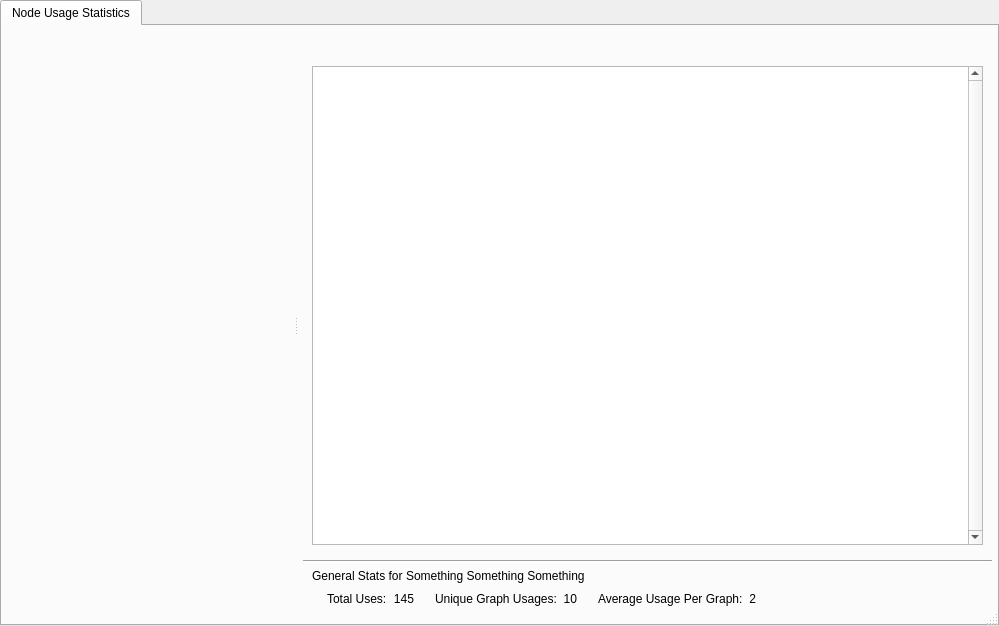
<?xml version="1.0" encoding="UTF-8"?>
<ui version="4.0">
 <class>ScriptCanvasStatisticsDialog</class>
 <widget class="QDialog" name="ScriptCanvasStatisticsDialog">
  <property name="geometry">
   <rect>
    <x>0</x>
    <y>0</y>
    <width>999</width>
    <height>626</height>
   </rect>
  </property>
  <property name="windowTitle">
   <string>Script Canvas Statistics</string>
  </property>
  <property name="sizeGripEnabled">
   <bool>true</bool>
  </property>
  <layout class="QVBoxLayout" name="verticalLayout">
   <property name="leftMargin">
    <number>0</number>
   </property>
   <property name="topMargin">
    <number>0</number>
   </property>
   <property name="rightMargin">
    <number>0</number>
   </property>
   <property name="bottomMargin">
    <number>0</number>
   </property>
   <item>
    <widget class="AzQtComponents::TabWidget" name="tabWidget">
     <property name="currentIndex">
      <number>0</number>
     </property>
     <widget class="QWidget" name="nodeUsageStatistics">
      <attribute name="title">
       <string>Node Usage Statistics</string>
      </attribute>
      <layout class="QVBoxLayout" name="verticalLayout_2">
       <property name="leftMargin">
        <number>0</number>
       </property>
       <property name="topMargin">
        <number>0</number>
       </property>
       <property name="rightMargin">
        <number>0</number>
       </property>
       <property name="bottomMargin">
        <number>0</number>
       </property>
       <item>
        <widget class="QFrame" name="frame">
         <property name="frameShape">
          <enum>QFrame::NoFrame</enum>
         </property>
         <property name="frameShadow">
          <enum>QFrame::Raised</enum>
         </property>
         <layout class="QVBoxLayout" name="verticalLayout_5">
          <property name="leftMargin">
           <number>0</number>
          </property>
          <property name="topMargin">
           <number>0</number>
          </property>
          <property name="rightMargin">
           <number>0</number>
          </property>
          <property name="bottomMargin">
           <number>0</number>
          </property>
          <item>
           <widget class="QSplitter" name="splitter">
            <property name="sizePolicy">
             <sizepolicy hsizetype="Expanding" vsizetype="Expanding">
              <horstretch>0</horstretch>
              <verstretch>0</verstretch>
             </sizepolicy>
            </property>
            <property name="baseSize">
             <size>
              <width>0</width>
              <height>0</height>
             </size>
            </property>
            <property name="orientation">
             <enum>Qt::Horizontal</enum>
            </property>
            <property name="opaqueResize">
             <bool>true</bool>
            </property>
            <property name="childrenCollapsible">
             <bool>true</bool>
            </property>
            <widget class="QFrame" name="frame_2">
             <property name="sizePolicy">
              <sizepolicy hsizetype="Expanding" vsizetype="Expanding">
               <horstretch>0</horstretch>
               <verstretch>0</verstretch>
              </sizepolicy>
             </property>
             <property name="baseSize">
              <size>
               <width>0</width>
               <height>0</height>
              </size>
             </property>
             <property name="frameShape">
              <enum>QFrame::NoFrame</enum>
             </property>
             <property name="frameShadow">
              <enum>QFrame::Raised</enum>
             </property>
             <layout class="QVBoxLayout" name="verticalLayout_3">
              <property name="leftMargin">
               <number>5</number>
              </property>
              <property name="topMargin">
               <number>5</number>
              </property>
              <property name="rightMargin">
               <number>5</number>
              </property>
              <property name="bottomMargin">
               <number>5</number>
              </property>
              <item>
               <widget class="JE::Editor::Tools::GraphCanvas::NodePaletteWidget" name="nodePaletteWidget" native="true">
                <property name="minimumSize">
                 <size>
                  <width>200</width>
                  <height>0</height>
                 </size>
                </property>
                <property name="baseSize">
                 <size>
                  <width>0</width>
                  <height>0</height>
                 </size>
                </property>
               </widget>
              </item>
             </layout>
            </widget>
            <widget class="QFrame" name="frame_4">
             <property name="sizePolicy">
              <sizepolicy hsizetype="Expanding" vsizetype="Expanding">
               <horstretch>0</horstretch>
               <verstretch>0</verstretch>
              </sizepolicy>
             </property>
             <property name="frameShape">
              <enum>QFrame::NoFrame</enum>
             </property>
             <property name="frameShadow">
              <enum>QFrame::Raised</enum>
             </property>
             <layout class="QVBoxLayout" name="verticalLayout_4">
              <property name="leftMargin">
               <number>5</number>
              </property>
              <property name="topMargin">
               <number>5</number>
              </property>
              <property name="rightMargin">
               <number>5</number>
              </property>
              <property name="bottomMargin">
               <number>5</number>
              </property>
              <item>
               <widget class="QFrame" name="frame_5">
                <property name="sizePolicy">
                 <sizepolicy hsizetype="Preferred" vsizetype="Expanding">
                  <horstretch>0</horstretch>
                  <verstretch>4</verstretch>
                 </sizepolicy>
                </property>
                <property name="frameShape">
                 <enum>QFrame::NoFrame</enum>
                </property>
                <property name="frameShadow">
                 <enum>QFrame::Raised</enum>
                </property>
                <layout class="QVBoxLayout" name="verticalLayout_6">
                 <item>
                  <widget class="AzQtComponents::FilteredSearchWidget" name="searchWidget" native="true">
                   <property name="minimumSize">
                    <size>
                     <width>0</width>
                     <height>20</height>
                    </size>
                   </property>
                  </widget>
                 </item>
                 <item>
                  <widget class="QTreeView" name="scriptCanvasAssetTree">
                   <property name="baseSize">
                    <size>
                     <width>0</width>
                     <height>0</height>
                    </size>
                   </property>
                   <property name="verticalScrollBarPolicy">
                    <enum>Qt::ScrollBarAlwaysOn</enum>
                   </property>
                   <property name="alternatingRowColors">
                    <bool>true</bool>
                   </property>
                   <attribute name="headerVisible">
                    <bool>false</bool>
                   </attribute>
                  </widget>
                 </item>
                </layout>
               </widget>
              </item>
              <item>
               <widget class="Line" name="line">
                <property name="orientation">
                 <enum>Qt::Horizontal</enum>
                </property>
               </widget>
              </item>
              <item>
               <widget class="QFrame" name="frame_9">
                <property name="frameShape">
                 <enum>QFrame::NoFrame</enum>
                </property>
                <property name="frameShadow">
                 <enum>QFrame::Raised</enum>
                </property>
                <layout class="QHBoxLayout" name="horizontalLayout_4">
                 <property name="spacing">
                  <number>3</number>
                 </property>
                 <property name="topMargin">
                  <number>0</number>
                 </property>
                 <property name="rightMargin">
                  <number>0</number>
                 </property>
                 <property name="bottomMargin">
                  <number>0</number>
                 </property>
                 <item>
                  <widget class="QLabel" name="label_3">
                   <property name="text">
                    <string>General Stats for</string>
                   </property>
                  </widget>
                 </item>
                 <item>
                  <widget class="QLabel" name="statDisplayName">
                   <property name="sizePolicy">
                    <sizepolicy hsizetype="Expanding" vsizetype="Preferred">
                     <horstretch>0</horstretch>
                     <verstretch>0</verstretch>
                    </sizepolicy>
                   </property>
                   <property name="text">
                    <string>Something Something Something</string>
                   </property>
                  </widget>
                 </item>
                </layout>
               </widget>
              </item>
              <item>
               <widget class="QFrame" name="frame_3">
                <property name="sizePolicy">
                 <sizepolicy hsizetype="Preferred" vsizetype="Fixed">
                  <horstretch>0</horstretch>
                  <verstretch>1</verstretch>
                 </sizepolicy>
                </property>
                <property name="frameShape">
                 <enum>QFrame::NoFrame</enum>
                </property>
                <property name="frameShadow">
                 <enum>QFrame::Raised</enum>
                </property>
                <layout class="QVBoxLayout" name="verticalLayout_7">
                 <property name="spacing">
                  <number>5</number>
                 </property>
                 <property name="leftMargin">
                  <number>24</number>
                 </property>
                 <property name="topMargin">
                  <number>0</number>
                 </property>
                 <property name="rightMargin">
                  <number>0</number>
                 </property>
                 <property name="bottomMargin">
                  <number>0</number>
                 </property>
                 <item>
                  <widget class="QFrame" name="frame_6">
                   <property name="frameShape">
                    <enum>QFrame::NoFrame</enum>
                   </property>
                   <property name="frameShadow">
                    <enum>QFrame::Raised</enum>
                   </property>
                   <layout class="QHBoxLayout" name="horizontalLayout">
                    <property name="leftMargin">
                     <number>0</number>
                    </property>
                    <property name="topMargin">
                     <number>0</number>
                    </property>
                    <property name="rightMargin">
                     <number>0</number>
                    </property>
                    <property name="bottomMargin">
                     <number>0</number>
                    </property>
                    <item>
                     <widget class="QLabel" name="label">
                      <property name="sizePolicy">
                       <sizepolicy hsizetype="Fixed" vsizetype="Preferred">
                        <horstretch>0</horstretch>
                        <verstretch>0</verstretch>
                       </sizepolicy>
                      </property>
                      <property name="minimumSize">
                       <size>
                        <width>0</width>
                        <height>0</height>
                       </size>
                      </property>
                      <property name="text">
                       <string>Total Uses:</string>
                      </property>
                     </widget>
                    </item>
                    <item>
                     <widget class="QLabel" name="totalUsageCount">
                      <property name="sizePolicy">
                       <sizepolicy hsizetype="Fixed" vsizetype="Preferred">
                        <horstretch>0</horstretch>
                        <verstretch>0</verstretch>
                       </sizepolicy>
                      </property>
                      <property name="minimumSize">
                       <size>
                        <width>0</width>
                        <height>0</height>
                       </size>
                      </property>
                      <property name="text">
                       <string>145</string>
                      </property>
                      <property name="alignment">
                       <set>Qt::AlignRight|Qt::AlignTrailing|Qt::AlignVCenter</set>
                      </property>
                     </widget>
                    </item>
                    <item>
                     <spacer name="horizontalSpacer">
                      <property name="orientation">
                       <enum>Qt::Horizontal</enum>
                      </property>
                      <property name="sizeType">
                       <enum>QSizePolicy::Fixed</enum>
                      </property>
                      <property name="sizeHint" stdset="0">
                       <size>
                        <width>15</width>
                        <height>20</height>
                       </size>
                      </property>
                     </spacer>
                    </item>
                    <item>
                     <widget class="QLabel" name="label_2">
                      <property name="sizePolicy">
                       <sizepolicy hsizetype="Fixed" vsizetype="Preferred">
                        <horstretch>0</horstretch>
                        <verstretch>0</verstretch>
                       </sizepolicy>
                      </property>
                      <property name="minimumSize">
                       <size>
                        <width>0</width>
                        <height>0</height>
                       </size>
                      </property>
                      <property name="text">
                       <string>Unique Graph Usages:</string>
                      </property>
                     </widget>
                    </item>
                    <item>
                     <widget class="QLabel" name="uniqueGraphsCount">
                      <property name="sizePolicy">
                       <sizepolicy hsizetype="Fixed" vsizetype="Preferred">
                        <horstretch>0</horstretch>
                        <verstretch>0</verstretch>
                       </sizepolicy>
                      </property>
                      <property name="minimumSize">
                       <size>
                        <width>0</width>
                        <height>0</height>
                       </size>
                      </property>
                      <property name="text">
                       <string>10</string>
                      </property>
                      <property name="alignment">
                       <set>Qt::AlignRight|Qt::AlignTrailing|Qt::AlignVCenter</set>
                      </property>
                     </widget>
                    </item>
                    <item>
                     <spacer name="horizontalSpacer_4">
                      <property name="orientation">
                       <enum>Qt::Horizontal</enum>
                      </property>
                      <property name="sizeType">
                       <enum>QSizePolicy::Fixed</enum>
                      </property>
                      <property name="sizeHint" stdset="0">
                       <size>
                        <width>15</width>
                        <height>20</height>
                       </size>
                      </property>
                     </spacer>
                    </item>
                    <item>
                     <widget class="QLabel" name="label_5">
                      <property name="sizePolicy">
                       <sizepolicy hsizetype="Fixed" vsizetype="Preferred">
                        <horstretch>0</horstretch>
                        <verstretch>0</verstretch>
                       </sizepolicy>
                      </property>
                      <property name="minimumSize">
                       <size>
                        <width>0</width>
                        <height>0</height>
                       </size>
                      </property>
                      <property name="text">
                       <string>Average Usage Per Graph:</string>
                      </property>
                     </widget>
                    </item>
                    <item>
                     <widget class="QLabel" name="averageGraphUsages">
                      <property name="sizePolicy">
                       <sizepolicy hsizetype="Fixed" vsizetype="Preferred">
                        <horstretch>0</horstretch>
                        <verstretch>0</verstretch>
                       </sizepolicy>
                      </property>
                      <property name="minimumSize">
                       <size>
                        <width>0</width>
                        <height>0</height>
                       </size>
                      </property>
                      <property name="text">
                       <string>2</string>
                      </property>
                      <property name="alignment">
                       <set>Qt::AlignRight|Qt::AlignTrailing|Qt::AlignVCenter</set>
                      </property>
                      <property name="indent">
                       <number>0</number>
                      </property>
                     </widget>
                    </item>
                    <item>
                     <spacer name="horizontalSpacer_5">
                      <property name="orientation">
                       <enum>Qt::Horizontal</enum>
                      </property>
                      <property name="sizeHint" stdset="0">
                       <size>
                        <width>40</width>
                        <height>20</height>
                       </size>
                      </property>
                     </spacer>
                    </item>
                   </layout>
                  </widget>
                 </item>
                 <item>
                  <widget class="QFrame" name="frame_7">
                   <property name="frameShape">
                    <enum>QFrame::NoFrame</enum>
                   </property>
                   <property name="frameShadow">
                    <enum>QFrame::Raised</enum>
                   </property>
                   <layout class="QHBoxLayout" name="horizontalLayout_2">
                    <property name="leftMargin">
                     <number>0</number>
                    </property>
                    <property name="topMargin">
                     <number>0</number>
                    </property>
                    <property name="rightMargin">
                     <number>0</number>
                    </property>
                    <property name="bottomMargin">
                     <number>0</number>
                    </property>
                   </layout>
                  </widget>
                 </item>
                 <item>
                  <widget class="QFrame" name="frame_8">
                   <property name="frameShape">
                    <enum>QFrame::NoFrame</enum>
                   </property>
                   <property name="frameShadow">
                    <enum>QFrame::Raised</enum>
                   </property>
                   <layout class="QHBoxLayout" name="horizontalLayout_3">
                    <property name="leftMargin">
                     <number>0</number>
                    </property>
                    <property name="topMargin">
                     <number>0</number>
                    </property>
                    <property name="rightMargin">
                     <number>0</number>
                    </property>
                    <property name="bottomMargin">
                     <number>0</number>
                    </property>
                   </layout>
                  </widget>
                 </item>
                </layout>
               </widget>
              </item>
             </layout>
            </widget>
           </widget>
          </item>
         </layout>
        </widget>
       </item>
      </layout>
     </widget>
    </widget>
   </item>
  </layout>
 </widget>
 <customwidgets>
  <customwidget>
   <class>AzQtComponents::FilteredSearchWidget</class>
   <extends>QWidget</extends>
   <header location="global">AzQtComponents/Components/FilteredSearchWidget.h</header>
   <container>1</container>
  </customwidget>
  <customwidget>
   <class>AzQtComponents::TabWidget</class>
   <extends>QTabWidget</extends>
   <header location="global">AzQtComponents/Components/Widgets/TabWidget.h</header>
   <container>1</container>
  </customwidget>
  <customwidget>
   <class>JE::Editor::Tools::GraphCanvas::NodePaletteWidget</class>
   <extends>QWidget</extends>
   <header location="global">JE/Editor/Tools/GraphCanvas/Widgets/NodePalette/NodePaletteWidget.h</header>
   <container>1</container>
  </customwidget>
 </customwidgets>
 <resources/>
 <connections/>
</ui>
